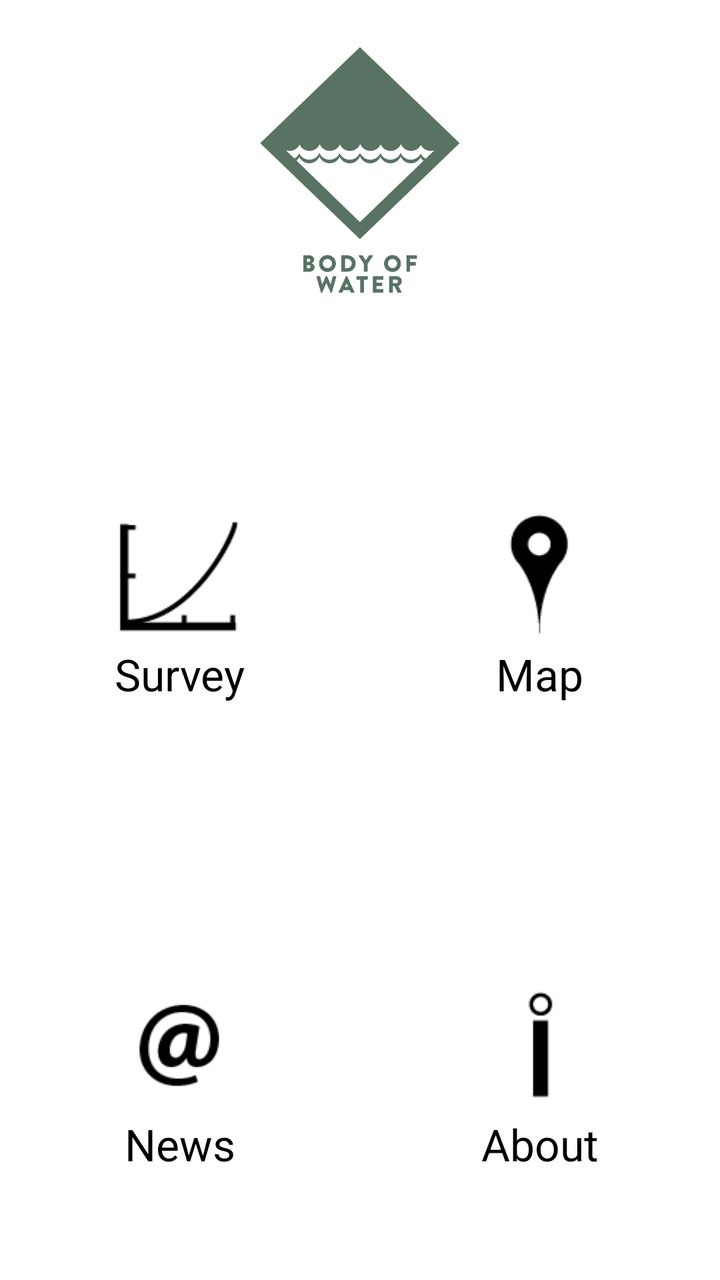
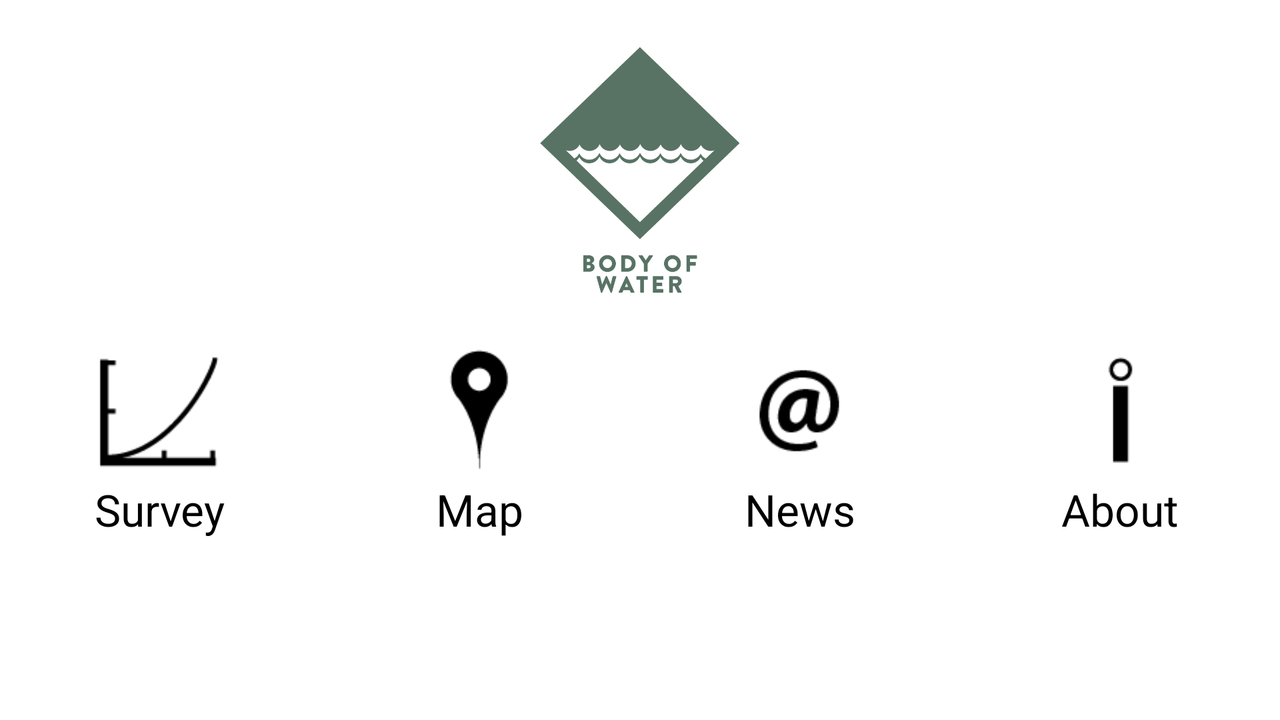

The same Android screen from two of the app's own layout files: first res/layout/ as a phone draws it, then the repository's variant for another configuration, drawn on a device whose configuration selects that folder. Both files follow.
<!-- AndroidManifest.xml: application theme android:Theme.Light.NoTitleBar -->
<!-- res/layout/main.xml -->
<?xml version="1.0" encoding="utf-8"?>

<LinearLayout xmlns:android="http://schemas.android.com/apk/res/android"
    android:orientation="vertical"
    android:layout_width="fill_parent"
    android:layout_height="fill_parent"
    >

    <ImageView
        android:id="@+id/imageView1"
        android:layout_width="wrap_content"
        android:layout_height="170dp"
        android:src="@drawable/icon" android:layout_gravity="center_horizontal" android:padding="20dp"/>

    <LinearLayout
        android:id="@+id/linearLayout1"
        android:layout_width="fill_parent"
        android:layout_height="fill_parent"
        android:orientation="vertical" >

        <LinearLayout
            android:id="@+id/linearLayout3"
            android:layout_width="fill_parent"
            android:layout_height="0dp" android:layout_weight="1">

            <RelativeLayout
                android:id="@+id/sample_area"
                android:layout_width="0dp"
                android:layout_height="fill_parent" android:layout_weight="1">

                <ImageView
                    android:id="@+id/imageView2"
                    android:layout_width="wrap_content"
                    android:layout_height="70dp"
                    android:layout_centerHorizontal="true"
                    android:layout_centerVertical="true"
                    android:src="@drawable/sample" />

                <TextView
                    android:id="@+id/textView3"
                    android:layout_width="wrap_content"
                    android:layout_height="wrap_content"
                    android:layout_below="@+id/imageView2"
                    android:layout_centerHorizontal="true"
                    android:text="Survey"
                    android:textAppearance="?android:attr/textAppearanceLarge" />

            </RelativeLayout>

            <RelativeLayout
                android:id="@+id/map_area"
                android:layout_width="0dp"
                android:layout_height="fill_parent" android:layout_weight="1">

                <ImageView
                    android:id="@+id/imageView3"
                    android:layout_width="wrap_content"
                    android:layout_height="70dp"
                    android:layout_centerHorizontal="true"
                    android:layout_centerVertical="true"
                    android:src="@drawable/maps" />

                <TextView
                    android:id="@+id/textView1"
                    android:layout_width="wrap_content"
                    android:layout_height="wrap_content"
                    android:text="Map"
                    android:textAppearance="?android:attr/textAppearanceLarge" android:layout_below="@+id/imageView3" android:layout_centerHorizontal="true"/>

            </RelativeLayout>
        </LinearLayout>

        <LinearLayout
            android:id="@+id/linearLayout2"
            android:layout_width="fill_parent"
            android:layout_height="0dp"
            android:layout_weight="1" >

            <RelativeLayout
                android:id="@+id/news_area"
                android:layout_width="0dp"
                android:layout_height="fill_parent"
                android:layout_weight="1" >

                <ImageView
                    android:id="@+id/ImageView01"
                    android:layout_width="wrap_content"
                    android:layout_height="70dp"
                    android:layout_centerHorizontal="true"
                    android:layout_centerVertical="true"
                    android:src="@drawable/news" />

                <TextView
                    android:id="@+id/TextView02"
                    android:layout_width="wrap_content"
                    android:layout_height="wrap_content"
                    android:layout_below="@+id/ImageView01"
                    android:layout_centerHorizontal="true"
                    android:text="News"
                    android:textAppearance="?android:attr/textAppearanceLarge" />

            </RelativeLayout>

            <RelativeLayout
                android:id="@+id/about_area"
                android:layout_width="0dp"
                android:layout_height="fill_parent"
                android:layout_weight="1" >

                <ImageView
                    android:id="@+id/ImageView02"
                    android:layout_width="wrap_content"
                    android:layout_height="70dp"
                    android:layout_centerHorizontal="true"
                    android:layout_centerVertical="true"
                    android:src="@drawable/about" />

                <TextView
                    android:id="@+id/TextView01"
                    android:layout_width="wrap_content"
                    android:layout_height="wrap_content"
                    android:layout_below="@+id/ImageView02"
                    android:layout_centerHorizontal="true"
                    android:text="About"
                    android:textAppearance="?android:attr/textAppearanceLarge" />

            </RelativeLayout>

        </LinearLayout>

    </LinearLayout>

</LinearLayout>
<!-- resources referenced by this layout -->
<resources>
  <!-- drawable about: png bitmap (drawable, 910 bytes) -->
  <!-- drawable icon: png bitmap (drawable, 8352 bytes) -->
  <!-- drawable maps: png bitmap (drawable, 1656 bytes) -->
  <!-- drawable news: png bitmap (drawable, 1913 bytes) -->
  <!-- drawable sample: png bitmap (drawable, 1920 bytes) -->
</resources>
<!-- res/layout-land/main.xml (the repository's variant of the layout above) -->
<!-- drawn on the phone turned sideways -->
<?xml version="1.0" encoding="utf-8"?>
<LinearLayout xmlns:android="http://schemas.android.com/apk/res/android"
    android:layout_width="fill_parent"
    android:layout_height="fill_parent"
    android:orientation="vertical" >

    <ImageView
        android:id="@+id/imageView1"
        android:layout_width="wrap_content"
        android:layout_height="170dp"
        android:layout_gravity="center_horizontal"
        android:padding="20dp"
        android:src="@drawable/icon" />

    <LinearLayout
        android:id="@+id/linearLayout1"
        android:layout_width="fill_parent"
        android:layout_height="fill_parent"
        android:orientation="vertical" >

        <LinearLayout
            android:id="@+id/linearLayout3"
            android:layout_width="fill_parent"
            android:layout_height="0dp"
            android:layout_weight="1" >

            <RelativeLayout
                android:id="@+id/sample_area"
                android:layout_width="0dp"
                android:layout_height="fill_parent"
                android:layout_weight="1" >

                <ImageView
                    android:id="@+id/imageView2"
                    android:layout_width="wrap_content"
                    android:layout_height="70dp"
                    android:layout_centerHorizontal="true"
                    android:src="@drawable/sample" />

                <TextView
                    android:id="@+id/textView3"
                    android:layout_width="wrap_content"
                    android:layout_height="wrap_content"
                    android:layout_below="@+id/imageView2"
                    android:layout_centerHorizontal="true"
                    android:text="Survey"
                    android:textAppearance="?android:attr/textAppearanceLarge" />
            </RelativeLayout>

            <RelativeLayout
                android:id="@+id/map_area"
                android:layout_width="0dp"
                android:layout_height="fill_parent"
                android:layout_weight="1" >

                <ImageView
                    android:id="@+id/imageView3"
                    android:layout_width="wrap_content"
                    android:layout_height="70dp"
                    android:layout_centerHorizontal="true"
                    android:src="@drawable/maps" />

                <TextView
                    android:id="@+id/textView1"
                    android:layout_width="wrap_content"
                    android:layout_height="wrap_content"
                    android:layout_below="@+id/imageView3"
                    android:layout_centerHorizontal="true"
                    android:text="Map"
                    android:textAppearance="?android:attr/textAppearanceLarge" />
            </RelativeLayout>

            <RelativeLayout
                android:id="@+id/news_area"
                android:layout_width="0dp"
                android:layout_height="fill_parent"
                android:layout_weight="1" >

                <ImageView
                    android:id="@+id/ImageView01"
                    android:layout_width="wrap_content"
                    android:layout_height="70dp"
                    android:layout_centerHorizontal="true"
                    android:src="@drawable/news" />

                <TextView
                    android:id="@+id/TextView02"
                    android:layout_width="wrap_content"
                    android:layout_height="wrap_content"
                    android:layout_below="@+id/ImageView01"
                    android:layout_centerHorizontal="true"
                    android:text="News"
                    android:textAppearance="?android:attr/textAppearanceLarge" />
            </RelativeLayout>

            <RelativeLayout
                android:id="@+id/about_area"
                android:layout_width="0dp"
                android:layout_height="fill_parent"
                android:layout_weight="1" >

                <ImageView
                    android:id="@+id/ImageView02"
                    android:layout_width="wrap_content"
                    android:layout_height="70dp"
                    android:layout_centerHorizontal="true"
                    android:src="@drawable/about" />

                <TextView
                    android:id="@+id/TextView01"
                    android:layout_width="wrap_content"
                    android:layout_height="wrap_content"
                    android:layout_below="@+id/ImageView02"
                    android:layout_centerHorizontal="true"
                    android:text="About"
                    android:textAppearance="?android:attr/textAppearanceLarge" />
            </RelativeLayout>
        </LinearLayout>
    </LinearLayout>

</LinearLayout>
